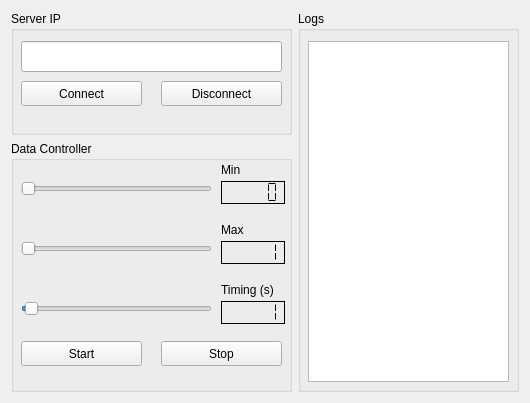
<?xml version="1.0" encoding="UTF-8"?>
<ui version="4.0">
    <class>MainWindow</class>
    <widget class="QMainWindow" name="MainWindow">
        <property name="geometry">
            <rect>
                <x>0</x>
                <y>0</y>
                <width>527</width>
                <height>402</height>
            </rect>
        </property>
        <property name="windowTitle">
            <string>Data Producer</string>
        </property>
        <widget class="QWidget" name="centralWidget">
            <layout class="QGridLayout" name="gridLayout">
                <item row="0" column="0">
                    <widget class="QGroupBox" name="serverForm">
                        <property name="minimumSize">
                            <size>
                                <width>281</width>
                                <height>111</height>
                            </size>
                        </property>
                        <property name="maximumSize">
                            <size>
                                <width>16777215</width>
                                <height>16777215</height>
                            </size>
                        </property>
                        <property name="title">
                            <string>Server IP</string>
                        </property>
                        <widget class="QPushButton" name="connectBtn">
                            <property name="geometry">
                                <rect>
                                    <x>10</x>
                                    <y>70</y>
                                    <width>121</width>
                                    <height>25</height>
                                </rect>
                            </property>
                            <property name="text">
                                <string>Connect</string>
                            </property>
                        </widget>
                        <widget class="QPushButton" name="disconnectBtn">
                            <property name="geometry">
                                <rect>
                                    <x>150</x>
                                    <y>70</y>
                                    <width>121</width>
                                    <height>25</height>
                                </rect>
                            </property>
                            <property name="text">
                                <string>Disconnect</string>
                            </property>
                        </widget>
                        <widget class="QLineEdit" name="server">
                            <property name="geometry">
                                <rect>
                                    <x>10</x>
                                    <y>30</y>
                                    <width>261</width>
                                    <height>31</height>
                                </rect>
                            </property>
                        </widget>
                    </widget>
                </item>
                <item row="0" column="1" rowspan="2">
                    <widget class="QGroupBox" name="log">
                        <property name="minimumSize">
                            <size>
                                <width>221</width>
                                <height>381</height>
                            </size>
                        </property>
                        <property name="maximumSize">
                            <size>
                                <width>16777215</width>
                                <height>16777215</height>
                            </size>
                        </property>
                        <property name="title">
                            <string>Logs</string>
                        </property>
                        <widget class="QTextBrowser" name="logScreen">
                            <property name="geometry">
                                <rect>
                                    <x>10</x>
                                    <y>30</y>
                                    <width>201</width>
                                    <height>341</height>
                                </rect>
                            </property>
                        </widget>
                    </widget>
                </item>
                <item row="1" column="0">
                    <widget class="QGroupBox" name="dataController">
                        <property name="minimumSize">
                            <size>
                                <width>281</width>
                                <height>251</height>
                            </size>
                        </property>
                        <property name="maximumSize">
                            <size>
                                <width>16777215</width>
                                <height>16777215</height>
                            </size>
                        </property>
                        <property name="title">
                            <string>Data Controller</string>
                        </property>
                        <widget class="QLCDNumber" name="minLcd">
                            <property name="geometry">
                                <rect>
                                    <x>210</x>
                                    <y>40</y>
                                    <width>64</width>
                                    <height>23</height>
                                </rect>
                            </property>
                            <property name="styleSheet">
                                <string notr="true"/>
                            </property>
                            <property name="frameShape">
                                <enum>QFrame::Box</enum>
                            </property>
                            <property name="frameShadow">
                                <enum>QFrame::Plain</enum>
                            </property>
                            <property name="lineWidth">
                                <number>1</number>
                            </property>
                            <property name="smallDecimalPoint">
                                <bool>false</bool>
                            </property>
                            <property name="segmentStyle">
                                <enum>QLCDNumber::Flat</enum>
                            </property>
                        </widget>
                        <widget class="QLabel" name="minLabel">
                            <property name="geometry">
                                <rect>
                                    <x>210</x>
                                    <y>20</y>
                                    <width>67</width>
                                    <height>17</height>
                                </rect>
                            </property>
                            <property name="text">
                                <string>Min</string>
                            </property>
                        </widget>
                        <widget class="QLCDNumber" name="maxLcd">
                            <property name="geometry">
                                <rect>
                                    <x>210</x>
                                    <y>100</y>
                                    <width>64</width>
                                    <height>23</height>
                                </rect>
                            </property>
                            <property name="frameShape">
                                <enum>QFrame::Box</enum>
                            </property>
                            <property name="frameShadow">
                                <enum>QFrame::Plain</enum>
                            </property>
                            <property name="segmentStyle">
                                <enum>QLCDNumber::Flat</enum>
                            </property>
                            <property name="intValue" stdset="0">
                                <number>1</number>
                            </property>
                        </widget>
                        <widget class="QLabel" name="maxLabel">
                            <property name="geometry">
                                <rect>
                                    <x>210</x>
                                    <y>80</y>
                                    <width>67</width>
                                    <height>17</height>
                                </rect>
                            </property>
                            <property name="text">
                                <string>Max</string>
                            </property>
                        </widget>
                        <widget class="QLCDNumber" name="timingLcd">
                            <property name="geometry">
                                <rect>
                                    <x>210</x>
                                    <y>160</y>
                                    <width>64</width>
                                    <height>23</height>
                                </rect>
                            </property>
                            <property name="frameShape">
                                <enum>QFrame::Box</enum>
                            </property>
                            <property name="frameShadow">
                                <enum>QFrame::Plain</enum>
                            </property>
                            <property name="segmentStyle">
                                <enum>QLCDNumber::Flat</enum>
                            </property>
                            <property name="intValue" stdset="0">
                                <number>1</number>
                            </property>
                        </widget>
                        <widget class="QLabel" name="timingLabel">
                            <property name="geometry">
                                <rect>
                                    <x>210</x>
                                    <y>140</y>
                                    <width>71</width>
                                    <height>17</height>
                                </rect>
                            </property>
                            <property name="text">
                                <string>Timing (s)</string>
                            </property>
                        </widget>
                        <widget class="QSlider" name="timingSlider">
                            <property name="geometry">
                                <rect>
                                    <x>10</x>
                                    <y>160</y>
                                    <width>191</width>
                                    <height>16</height>
                                </rect>
                            </property>
                            <property name="minimum">
                                <number>0</number>
                            </property>
                            <property name="maximum">
                                <number>60</number>
                            </property>
                            <property name="value">
                                <number>1</number>
                            </property>
                            <property name="orientation">
                                <enum>Qt::Horizontal</enum>
                            </property>
                        </widget>
                        <widget class="QSlider" name="maxSlider">
                            <property name="geometry">
                                <rect>
                                    <x>10</x>
                                    <y>100</y>
                                    <width>191</width>
                                    <height>16</height>
                                </rect>
                            </property>
                            <property name="minimum">
                                <number>1</number>
                            </property>
                            <property name="value">
                                <number>1</number>
                            </property>
                            <property name="orientation">
                                <enum>Qt::Horizontal</enum>
                            </property>
                        </widget>
                        <widget class="QSlider" name="minSlider">
                            <property name="geometry">
                                <rect>
                                    <x>10</x>
                                    <y>40</y>
                                    <width>191</width>
                                    <height>16</height>
                                </rect>
                            </property>
                            <property name="orientation">
                                <enum>Qt::Horizontal</enum>
                            </property>
                        </widget>
                        <widget class="QPushButton" name="startBtn">
                            <property name="geometry">
                                <rect>
                                    <x>10</x>
                                    <y>200</y>
                                    <width>121</width>
                                    <height>25</height>
                                </rect>
                            </property>
                            <property name="text">
                                <string>Start</string>
                            </property>
                        </widget>
                        <widget class="QPushButton" name="stopBtn">
                            <property name="geometry">
                                <rect>
                                    <x>150</x>
                                    <y>200</y>
                                    <width>121</width>
                                    <height>25</height>
                                </rect>
                            </property>
                            <property name="text">
                                <string>Stop</string>
                            </property>
                        </widget>
                    </widget>
                </item>
            </layout>
            <zorder>dataController</zorder>
            <zorder>log</zorder>
            <zorder>serverForm</zorder>
        </widget>
    </widget>
    <layoutdefault spacing="6" margin="11"/>
    <resources/>
    <connections>
        <connection>
            <sender>minSlider</sender>
            <signal>valueChanged(int)</signal>
            <receiver>minLcd</receiver>
            <slot>display(int)</slot>
            <hints>
                <hint type="sourcelabel">
                    <x>99</x>
                    <y>117</y>
                </hint>
                <hint type="destinationlabel">
                    <x>221</x>
                    <y>121</y>
                </hint>
            </hints>
        </connection>
        <connection>
            <sender>timingSlider</sender>
            <signal>valueChanged(int)</signal>
            <receiver>timingLcd</receiver>
            <slot>display(int)</slot>
            <hints>
                <hint type="sourcelabel">
                    <x>160</x>
                    <y>237</y>
                </hint>
                <hint type="destinationlabel">
                    <x>221</x>
                    <y>241</y>
                </hint>
            </hints>
        </connection>
        <connection>
            <sender>maxSlider</sender>
            <signal>valueChanged(int)</signal>
            <receiver>maxLcd</receiver>
            <slot>display(int)</slot>
            <hints>
                <hint type="sourcelabel">
                    <x>100</x>
                    <y>177</y>
                </hint>
                <hint type="destinationlabel">
                    <x>221</x>
                    <y>181</y>
                </hint>
            </hints>
        </connection>
    </connections>
</ui>
